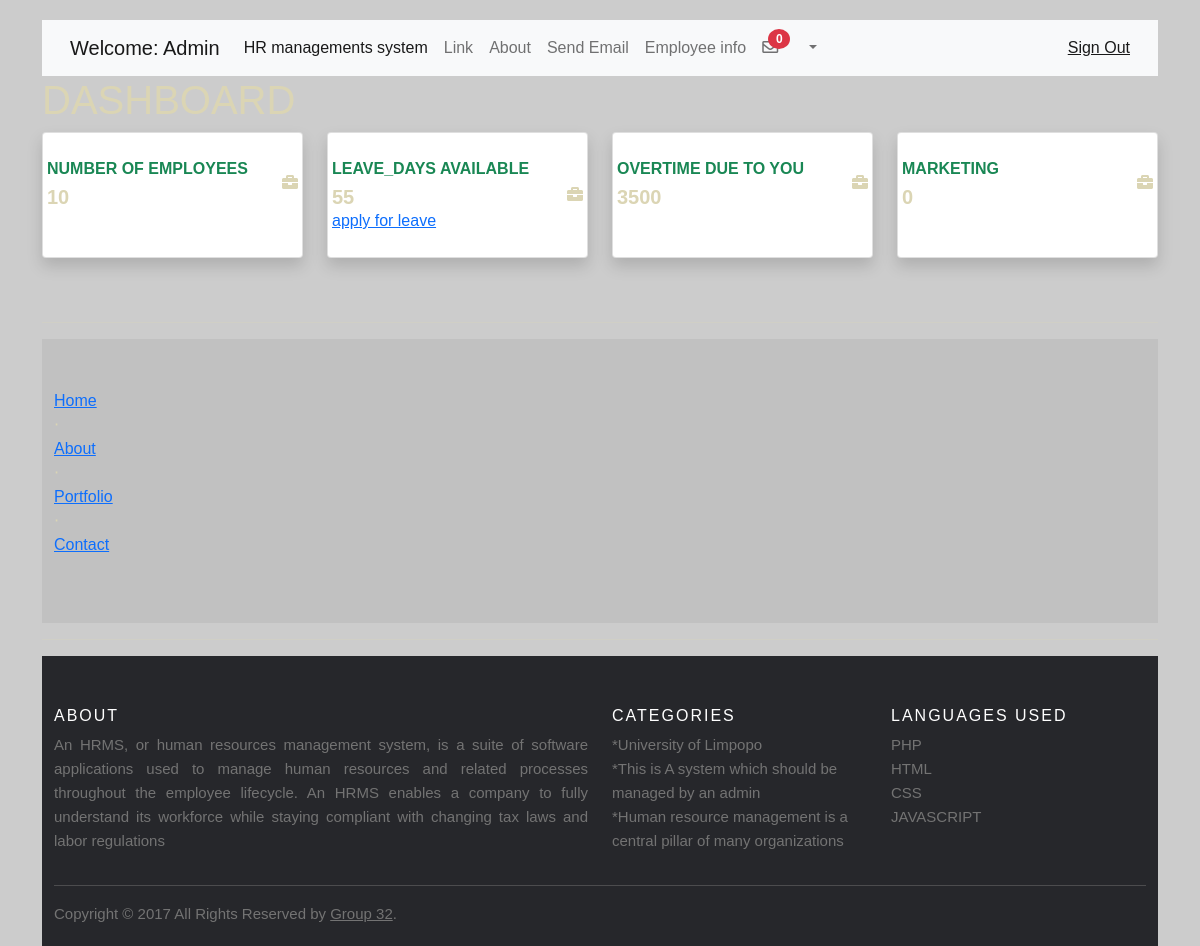
The app's page /hr/welcome_emp.php (signed in) with its own data.
### tables this page shows
CREATE TABLE `employee_info` (
  `emp_id` int(11) NOT NULL,
  `first_name` varchar(100) DEFAULT NULL,
  `last_name` varchar(100) NOT NULL,
  `email` varchar(50) NOT NULL,
  `job_title` varchar(30) NOT NULL,
  `emp_password` varchar(50) DEFAULT NULL,
  `income` decimal(10,0) NOT NULL,
  `leave_days` int(10) NOT NULL,
  `overtime` int(11) NOT NULL
);

### hr/session.php (called while the page is built, shortened)
<?php
   $db = mysqli_connect(DB_SERVER,DB_USERNAME,DB_PASSWORD,DB_DATABASE);
   $user_check = $_SESSION['login_user'];
   $ses_sql = mysqli_query($db,"select emp_id,first_name from employee_info where first_name = '$user_check' ");
   $row = mysqli_fetch_array($ses_sql,MYSQLI_ASSOC);
   $login_session = $row['first_name'];
?>

### hr/connection.php (called while the page is built, shortened)
<?php
$number_of_emp = 0;
$marketing = 0;
?>

### hr/welcome_emp.php (the view, shortened to what this page needs)
<?php
    include 'connection.php';
    include 'session.php';
    $ses_sql2 = mysqli_query($db,"select leave_days,overtime from employee_info where first_name = '$user_check' ");
    $row2 = mysqli_fetch_array($ses_sql2,MYSQLI_ASSOC);
    $leave_days = $row2['leave_days'];
    $overtime_pay = $row2['overtime'];
    $unread_messages2 = 0;
    ?>
<!DOCTYPE html>
<html>
<head>
<link rel="stylesheet" href="https://stackpath.bootstrapcdn.com/bootstrap/4.3.1/css/bootstrap.min.css">
<link href="https://cdn.jsdelivr.net/npm/bootstrap@5.0.0-beta1/dist/css/bootstrap.min.css" rel="stylesheet">
<link rel="stylesheet" href="https://pro.fontawesome.com/releases/v5.10.0/css/all.css"/>
  <link rel="stylesheet" type="text/css" href="style.css" >
  <link rel="stylesheet" type="text/css" href="footer.css" >
</head>
<body>
<div class='container'>
<nav class="navbar navbar-expand-lg navbar-light bg-light">
  <div class="container-fluid">
    <a class="navbar-brand" href="#">Welcome: <?php echo $login_session ?></a>
    <div class="collapse navbar-collapse" id="navbarSupportedContent">
      <ul class="navbar-nav me-auto mb-2 mb-lg-0">
      <li class="nav-item active">
        <a class="nav-link" href="#">HR managements system </a>
      </li>
        <li class="nav-item">
          <a class="nav-link" href="#">Link</a>
        </li>
        <li class="nav-item">
        <a class="nav-link" href="#">About</a>
      </li>
      <li class="nav-item">
        <a class="nav-link" href="emp_message/send_message.php">Send Email</a>
      </li>
      <li class="nav-item">
        <a class="nav-link" href="employee_info.php">Employee info</a>
      </li>
      <li class="nav-item dropdown">
          <a class="nav-link dropdown-toggle" href="#" id="navbarDropdown" role="button" data-bs-toggle="dropdown" aria-expanded="false">
          <i class="far fa-envelope"></i><span class="badge badge-danger" id="count" style="border-radius: 50%; position:relative;top:-10px;left:-10px;">
        <?php echo $unread_messages2 ?> </span>
          </a>
        </li>
      </ul>
      <span class="navbar-text">
      <a href = "logout.php">Sign Out</a>
    </span>
    </div>
  </div>
</nav>
<h1>
</h1>
<div class='row details' >
                        <div class="col-xl-3 col-md-6 mb-4">
                            <div class="card border-left-success shadow h-100 py-2">
                                <div class="card-body">
                                    <div class="row no-gutters align-items-center">
                                        <div class="col mr-2">
                                            <div class="text-xs font-weight-bold text-success text-uppercase mb-1">
                                                Number of employees</div>
                                            <div class="h5 mb-0 font-weight-bold text-gray-800"><?php echo " ".$number_of_emp ?></div>
                                        </div>
                                        <div class="col-auto">
                                        <i class="fas fa-briefcase"></i>                                        </div>
                                    </div>
                                </div>
                            </div>
                        </div>
                        <div class="col-xl-3 col-md-6 mb-4">
                            <div class="card border-left-success shadow h-100 py-2">
                                <div class="card-body">
                                    <div class="row no-gutters align-items-center">
                                        <div class="col mr-2">
                                            <div class="text-xs font-weight-bold text-success text-uppercase mb-1">
                                                Leave_days available</div>
                                            <div class="h5 mb-0 font-weight-bold text-gray-800"><?php echo " ".$leave_days ?></div>
                                            <a href="leave_app.php">apply for leave</a>
                                        </div>
                                        <div class="col-auto">
                                        <i class="fas fa-briefcase"></i>                                        </div>
                                    </div>
                                </div>
                            </div>
                        </div>
                        <div class="col-xl-3 col-md-6 mb-4">
                            <div class="card border-left-success shadow h-100 py-2">
                                <div class="card-body">
                                    <div class="row no-gutters align-items-center">
                                        <div class="col mr-2">
                                            <div class="text-xs font-weight-bold text-success text-uppercase mb-1">
                                               Overtime Due to you</div>
                                            <div class="h5 mb-0 font-weight-bold text-gray-800"><?php echo " ".$overtime_pay; ?></div>
                                        </div>
                                        <div class="col-auto">
                                        <i class="fas fa-briefcase"></i>                                        </div>
                                    </div>
                                </div>
                            </div>
                        </div>
                        <div class="col-xl-3 col-md-6 mb-4">
                            <div class="card border-left-success shadow h-100 py-2">
                                <div class="card-body">
                                    <div class="row no-gutters align-items-center">
                                        <div class="col mr-2">
                                            <div class="text-xs font-weight-bold text-success text-uppercase mb-1">
                                                Marketing</div>
                                            <div class="h5 mb-0 font-weight-bold text-gray-800"><?php echo " ".$marketing ?></div>
                                        </div>
                                        <div class="col-auto">
                                        <i class="fas fa-briefcase"></i>                                        </div>
                                    </div>
                                </div>
                            </div>
                        </div>
</div>
<br />
<hr />
<footer>
        <div class="container">
            <div class="row">
                <div class="col-lg-12">
                    <ul class="list-inline">
                        <li>
                            <a href="#">Home</a>
                        </li>
                        <li class="footer-menu-divider">&sdot;</li>
                        <li>
                            <a href="#about">About</a>
                        </li>
                        <li class="footer-menu-divider">&sdot;</li>
                        <li>
                            <a href="#portfolio">Portfolio</a>
                        </li>
                        <li class="footer-menu-divider">&sdot;</li>
                        <li>
                            <a href="#contact">Contact</a>
                        </li>
                    </ul>
                </div>
            </div>
        </div>
    </footer>
<hr/>
  <footer class="site-footer">
      <div class="container">
        <div class="row">
          <div class="col-sm-12 col-md-6">
            <h6>About</h6>
            <p class="text-justify">An HRMS, or human resources management system, is a suite of software applications used to manage human resources and related processes throughout the employee lifecycle. An HRMS enables a company to fully understand its workforce while staying compliant with changing tax laws and labor regulations</p>
          </div>
          <div class="col-xs-6 col-md-3">
            <h6>Categories</h6>
            <ul class="footer-links">
              <li>*University of Limpopo</li>
              <li>*This is A system which should be managed by an admin</li>
              <li>*Human resource management is a central pillar of many organizations</li>
            </ul>
          </div>
          <div class="col-xs-6 col-md-3">
            <h6>Languages Used</h6>
            <ul class="footer-links">
              <li>PHP</li>
              <li>HTML</li>
              <li>CSS</li>
              <li>JAVASCRIPT</li>
            </ul>
          </div>
        </div>
        <hr>
      </div>
      <div class="container">
        <div class="row">
          <div class="col-md-8 col-sm-6 col-xs-12">
            <p class="copyright-text">Copyright &copy; 2017 All Rights Reserved by
         <a href="#">Group 32</a>.
            </p>
          </div>
</footer>
</body>
</html>

### hr/style.css (style rules this page uses)
body { background-image: url("hr.jpg"); background-color: #cccccc; height: 100%; background-position: center; background-repeat: no-repeat; background-size: cover; opacity: 50px; padding-top: 20px; font-style: inherit; font-family: sans-serif; color: rgb(219, 213, 180) !important; }
#count { border-radius: 70%; border-radius: 50%; }

### hr/footer.css (style rules this page uses)
.site-footer { background-color:#26272b; padding:45px 0 20px; font-size:15px; line-height:24px; color:#737373; }
.site-footer hr { border-top-color:#bbb; opacity:0.5 }
.site-footer h6 { color:#fff; font-size:16px; text-transform:uppercase; margin-top:5px; letter-spacing:2px }
.site-footer a { color:#737373; }
.footer-links { padding-left:0; list-style:none }
.footer-links li { display:block }
.copyright-text { margin:0 }
footer { padding: 50px 0; background: rgba(192, 192, 192, 0.9); }

### records on screen
employee_info: first_name "Admin", leave_days "55", overtime "3500"

### other values on screen
$unread_messages2 "0"
$number_of_emp "10"
$marketing "0"
